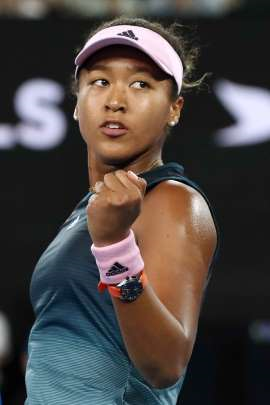
#> input picture python/opencv/sample/sample01.png, 270 x 405 px, found by its file name
$ python sample01a.py
#> lines starting #> are read from the running program, lines starting #| are printed output that depends on the picture
# coding: utf-8
# sample01a.py

import os
import cv2
import numpy as np

try:
#   https://note.nkmk.me/python-script-file-path/
#   img = cv2.imread('F:\\Program\\Programming_study\\python\\opencv\\sample\\sample01.png', cv2.IMREAD_COLOR)
    pngpath = os.path.join(os.path.dirname(__file__), '..\\sample\\sample01.png')
    img = cv2.imread(pngpath, cv2.IMREAD_COLOR)
#> img is the input picture: shape (405, 270, 3); mean B, G, R 66, 68.5, 74.8
    if img is None:
        raise FileNotFoundError('ファイルが見つかりません。')

    rows, cols, ch = img.shape
#> rows = 405; cols = 270; ch = 3

    # 元画像の座標
    pts1 = np.float32([[0, 0], [cols, 0], [0, rows], [cols, rows]])
#> pts1 = [[0, 0], [270, 0], [0, 405], [270, 405]]

    # 変換後の座標（変更）
    pts2 = np.float32([[0, 0], [cols, 100], [0, rows], [cols, rows - 100]])

    # 透視変換行列を求める
    M = cv2.getPerspectiveTransform(pts1, pts2)

    # 透視変換
    dst = cv2.warpPerspective(img, M, (cols, rows))
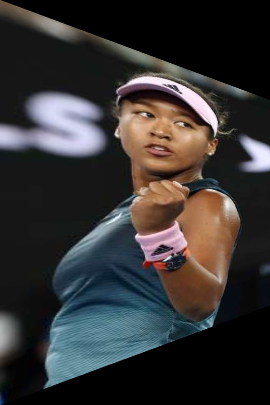
#> dst: shape (405, 270, 3); mean B, G, R 51.1, 51.3, 53.4

    cv2.imshow('sample01', dst) # 説明では、sample02とある

    cv2.waitKey(0)
    cv2.destroyAllWindows()

except FileNotFoundError as e:
    print(e)
